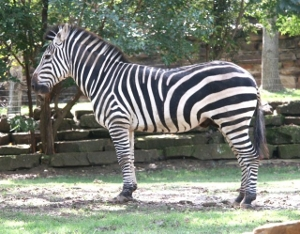
#> input picture cv_b457/a2/zebra.jpg, 300 x 234 px
$ python a2.py
#> lines starting #> are read from the running program, lines starting #| are printed output that depends on the picture
"""
B457 Assignment 2
"""

__author__ = "Luke Doman"

# Imports
import math
from matplotlib import *
import numpy as np
from PIL import Image
from pylab import *
from scipy.ndimage import filters
from scipy.signal import convolve2d

def generate_filter(sigma, gradient, display = False):
	"""
	Generates and shows image kernel with specified parameters.

	Args:
		sigma (int): Sigma to be used for applying Gaussian filter
		gradient (2d array): Gradient to convolve Gaussian filter with
		display (bool): Whether or not to display new filter

	Returns:
		Generated filter
	"""
	# Create base filter - all black with center white pixel
	filter_base = np.zeros(shape=(51,51))
	center_pixel = int(len(filter_base)/2)
	filter_base[center_pixel][center_pixel] = 255

	gaus = filters.gaussian_filter(filter_base, (sigma,sigma))
	new_filter = convolve2d(gaus, gradient, mode='same')

	if display:
		imshow(new_filter, cmap='gray')
		show()

	return new_filter

def filter_diff(f1, f2, display = False):
	"""
	Generates a filter based on the differences between two filters.

	Args:
		f1 (filter -> 2d array): Filter 1
		f2 (filter -> 2d array): Filter 2
		display (bool): Whether or not to display new filter

	Returns:
		New filter (2d array)
	"""
	size_x = len(f1)
	size_y = len(f1[0])

	new_filter = np.zeros(shape=(size_x,size_y))

	for i in range(0, size_y):
		for j in range(0, size_x):
			new_filter[i][j] = 255 - abs(f1[i][j] - f2[i][j])

	if display:
		imshow(new_filter, cmap='gray')
		show()

	return new_filter

def array_to_image(arr):
	"""
	Takes an 2D numpy array and converts it to an image.

	Args:
		arr (numpy 2d array): Array to convert

	Returns:
		Image
	"""
	data = (arr - arr.min())
	data *= 255/(data.max() - data.min())
	img = Image.fromarray(data, 'L')
	return img

def get_vector(x, y, imgs):
	"""
	Get the 8-D vector of activation filters for the specified pixel of image

	Args:
		x (int): X position
		y (int): Y position
		imgs (Array of images): Activation images to generate vector from

	Returns:
		Vector of pixel values of each activation image
	"""
	v = []
	for im in imgs:
		v.append(im[x][y])

	return v

def euclidean_distance(v1, v2):
	"""
	Calculates euclidean distance between (2) 8-D vectors

	Args:
		v1 (vector): Vector 1
		v2 (vector): Vector 2

	Returns:
		Distance between v1 and v2
	"""
	dist = 0
	for i in range(0, len(v1)):
		dist = dist + math.pow(v1[i]-v2[i], 2)
	return math.sqrt(dist)

# Problem 1.1 - generate all the filters
def p1(display = False):
	kernels = []
	sigmas = [2,4,8]
	gradients = [[[-1,1]],[[-1,0],[1,0]]]

	# Derivative of Gaussian filters
	for sig in sigmas:
		for grad in gradients:
			kernels.append(generate_filter(sig, grad, display))

	# Center surround filters
	gaussians = []
	for sig in sigmas:
		gaussians.append(generate_filter(sig, [[1]]))

	kernels.append(filter_diff(gaussians[0], gaussians[1], display))
	kernels.append(filter_diff(gaussians[1], gaussians[2], display))

	return kernels

# Problem 1.2 apply convolution filters to zebra image
def p2(im, display = False):
	ar_im = array(im)
	kernels = p1(display)
	results = []

	for k in kernels:
		result = convolve2d(ar_im, k, mode = 'same')
		results.append(result)

	if display:
		for res in results:
			imshow(res)
			show()

	return results

# Problem 1.3 Texture comparison
def p3(im, display = False):
	act_imgs = p2(im)
	ar_im = array(im)
	size_x = len(ar_im)
	size_y = len(ar_im[0])

	center_pixel_x = int(size_x/2)
	center_pixel_y = int(size_y/2)
	center_vector = get_vector(center_pixel_x, center_pixel_y, act_imgs)

	D = np.zeros(shape=(size_x,size_y))

	for i in range(0, size_y):
		for j in range(0, size_x):
			v = get_vector(j, i, act_imgs)
			D[j][i] = euclidean_distance(center_vector, v)

	if display:
		imshow(D, cmap='gray')
		show()

if __name__ == '__main__':
	im = Image.open('zebra.jpg').convert('L')
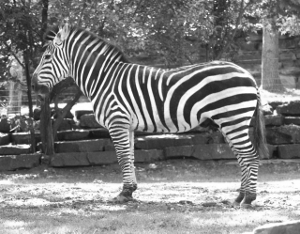
#> im: PIL image 300x234 L; min 17, max 255, mean 127.6
	#p2(im, True)
	p3(im, True)
#> the loop in p2, `for k in kernels:` made 8 passes
#> pass 1, in p2, `result = convolve2d(ar_im, k, mode = 'same')`:
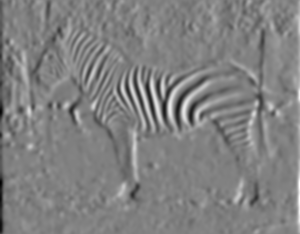
#> result: shape (234, 300) float64; min -11632, max 11305.4, mean -22.9; drawn with min black and max white
#> pass 2, in p2, `result = convolve2d(ar_im, k, mode = 'same')`:
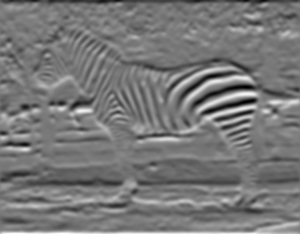
#> result: shape (234, 300) float64; min -9486.9, max 10501.7, mean -74.7; drawn with min black and max white
#> pass 3, in p2, `result = convolve2d(ar_im, k, mode = 'same')`:
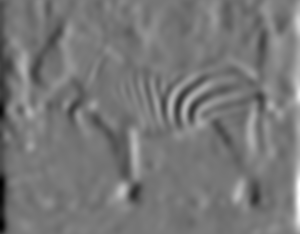
#> result: shape (234, 300) float64; min -5246.8, max 5915.9, mean -14.2; drawn with min black and max white
#> after the loop in p2, `for k in kernels:`: results = 8 items
#> in p3, `size_x = len(ar_im)`: size_x = 234
#> in p3, `size_y = len(ar_im[0])`: size_y = 300
#> in p3, `center_pixel_x = int(size_x/2)`: center_pixel_x = 117
#> in p3, `center_pixel_y = int(size_y/2)`: center_pixel_y = 150
#> the loop in get_vector, `for im in imgs:` made 8 passes
#> after the loop in get_vector, `for im in imgs:`: v = [5847.2, -2270.5, 399.1, -325.7, 293.5, 13.08, 87168447.9, 87167683.5]
#> in p3, `center_vector = get_vector(center_pixel_x, center_pixel_y, act_imgs)`: center_vector has the same summary as v in get_vector
#> after the loop in p3, `for i in range(0, size_y):`:
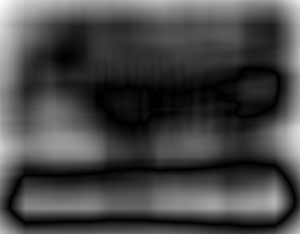
#> D: shape (234, 300) float64; min 0, max 104837885.2, mean 28948053.2; drawn with min black and max white
